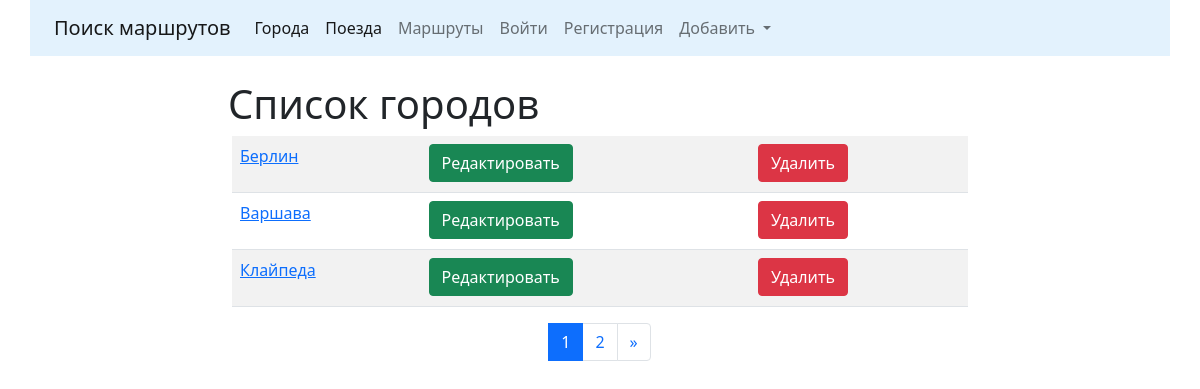
Before: /cities/ with the older database file.
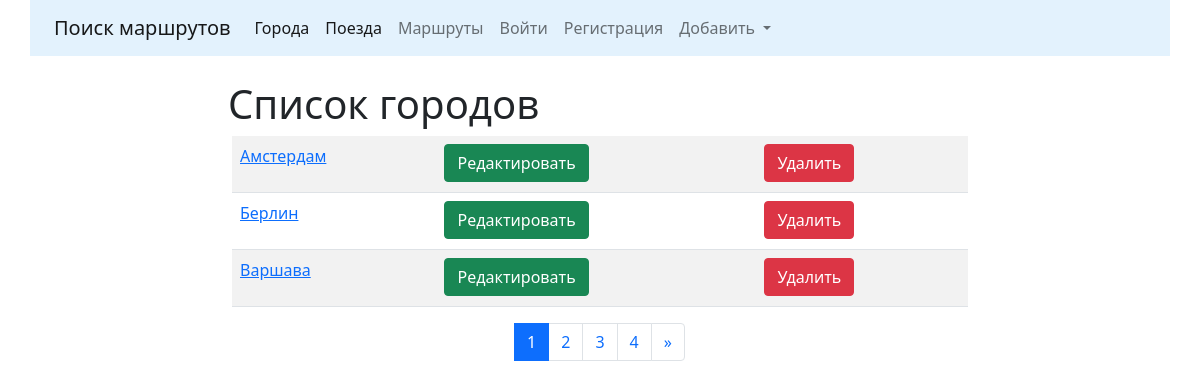
After: the same page with the newer database file.
### cities/models.py (models this page shows, shortened)
class City(models.Model):
    name = models.CharField(max_length=100, unique=True, verbose_name = 'Город')
    class Meta:
        verbose_name = 'Город'
        verbose_name_plural = 'Города'
        ordering = ['name']

### cities/views.py (the view)
# urls.py: path('', cities_all, name='cities_all'),
def cities_all(request, pk = None):
    if request.method == 'POST': #если мы отправили форму, а не делаем запрос типа GET списка городов к примеру
        form = CityForm(request.POST) #
        if form.is_valid():
            print(form.cleaned_data)
            form.save()
    form = CityForm(request.POST)
    all_of_cities = City.objects.all()
    lst = Paginator(all_of_cities, 3)
    page_number = request.GET.get('page')
    page_obj = lst.get_page(page_number)
    context = {'page_obj': page_obj, 'form': form}
    return render(request, 'cities/cities_all.html', context)

### cities/templates/cities/cities_all.html (shortened to what this page needs)
{% extends 'base.html' %}
{% block content %}
<h1 class="col-md-8 mx-auto"> Список городов</h1>
<div class="row ">
    <div class="col-md-8 mx-auto">
        <table class="table table-striped">
        {% for object in page_obj %}
            <tr>
                <td>
                    <a href="{% url 'cities:detail' pk=object.pk %}"><p>{{object.name}}</p></a>
                </td>
                <td>
                    <a href="{% url 'cities:update' pk=object.pk %}">
                        <button type="submit" class="btn btn-success">Редактировать</button>
                    </a>
                </td>
                <td>
                    <a href="{% url 'cities:delete' pk=object.pk %}">
                        <button type="submit" class="btn btn-danger">Удалить</button>
                    </a>
                </td>
            </tr>
        {% endfor %}
        </table>
    </div>
</div>
<div class="col-md-4 mx-auto">
<nav aria-label="Page navigation example">
  <ul class="pagination pagination justify-content-center">
      {% for page in page_obj.paginator.page_range %}
        <li class="page-item {% if page == page_obj.number %} active {% endif %}" >
            <a class="page-link" href="?page={{page}}">
                {{ page }}
            </a>
        </li>
      {% endfor %}
    <li class="page-item">
        {% if page_obj.has_next %}
       <a class="page-link" href="?page={{ page_obj.paginator.num_pages }}">&raquo;</a>
        {% endif %}
    </li>
  </ul>
</nav>
</div>
{% endblock content %}

### templates/base.html (shortened to what this page needs)
<!doctype html>
{% url 'cities:cities_all' as page_cities_all %}
{% url 'trains:trains_all' as page_trains_all %}
{% url 'trains:create' as page_create_trains %}
{% url 'cities:create' as page_create_cities %}
<html lang="en">
  <head>
    <link href="https://cdn.jsdelivr.net/npm/bootstrap@5.0.0-beta1/dist/css/bootstrap.min.css" rel="stylesheet">
  </head>
  <body>
  <nav class="navbar navbar-expand-lg navbar-light container" style="background-color: #e3f2fd;">
   <div class="container-fluid">
     <a class="navbar-brand" href="{% url 'routes_all'%}">Поиск маршрутов</a>
     <div class="collapse navbar-collapse" id="navbarNavDropdown">
       <ul class="navbar-nav">
         <li class="nav-item {% if request.path == page_cities_all %} active {% endif %}">
           <a class="nav-link active" aria-current="page" href="{% url 'cities:cities_all'%}">Города</a>
         </li>
         <li class="nav-item {% if request.path == page_trains_all %} active {% endif %}">
           <a class="nav-link active" aria-current="page" href="{% url 'trains:trains_all'%}">Поезда</a>
         </li>
         <li class="nav-item">
           <a class="nav-link" href="{% url 'list_route'%}">Маршруты</a>
         </li>
             {% if user.is_authenticated %}
               <li class="nav-item">
                 <a class="nav-link" href="{% url 'accounts:logout'%}">Выйти</a></li>
             {% else %}
             <li class="nav-item">
                 <a class="nav-link" href="{% url 'accounts:login'%}">Войти</a></li>
             <li class="nav-item">
                 <a class="nav-link" href="{% url 'accounts:registration'%}">Регистрация</a></li>
             {% endif %}
         <li class="nav-item dropdown">
           <a class="nav-link dropdown-toggle " href="#" id="navbarDropdownMenuLink" role="button" data-bs-toggle="dropdown" aria-expanded="false">
            Добавить
           </a>
         </li>
       </ul>
     </div>
   </div>
 </nav>
   <div class="container">
     <h1>
       {% block content %}
       {% endblock content %}
     </h1>
   </div>
  </body>
</html>

Changed rows visible on the page:
removed City: name "Клайпеда"
added City: name "Амстердам"
Other visible differences:
new list line: "3"
new list line: "4"
